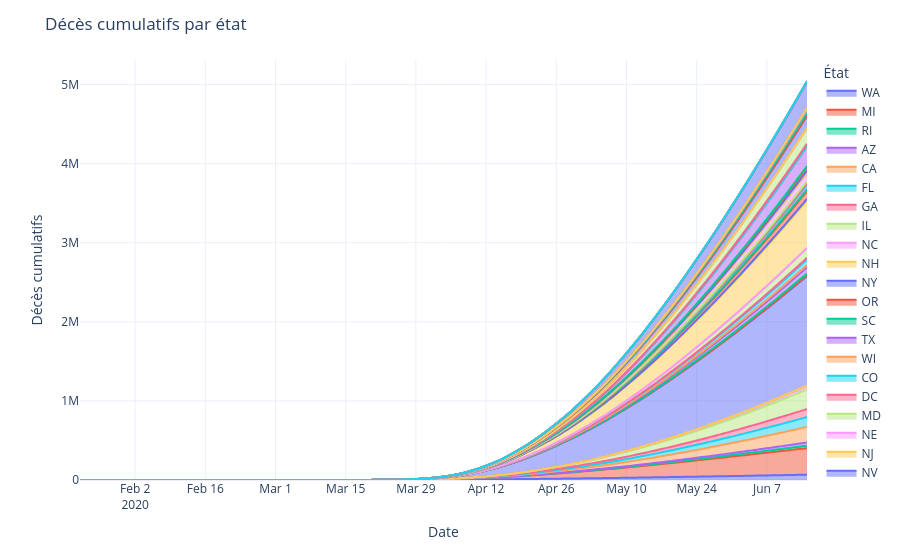

The code cell stored with this chart in its notebook:
### Code cell
# Agrégation des données par date et état
data_to_plot = us_states_covid19_daily_df.groupby(['date', 'etat'])[['deces', 'cas_positifs']].sum().reset_index()

# Calcul des sommes cumulées par état
data_to_plot[['cumsum_deces', 'cumsum_cas']] = data_to_plot.groupby('etat')[['deces', 'cas_positifs']].cumsum()
# Création du graphique en aires cumulées
fig = px.area(
    data_to_plot,
    x="date",
    y="cumsum_deces",
    color="etat",
    labels={
        'etat': 'État',
        'cas_positifs': 'Cas',
        'deces': 'Décès',
        'cumsum_cas': 'Cas cumulatifs',
        'cumsum_deces': 'Décès cumulatifs'
    },
    line_shape="spline",
    hover_name="etat",
)

# Mise à jour de la mise en page
fig.update_layout(
    title="Décès cumulatifs par état",
    xaxis_title="Date",
    yaxis_title="Décès cumulatifs",
    template="plotly_white"
)

fig.show()
